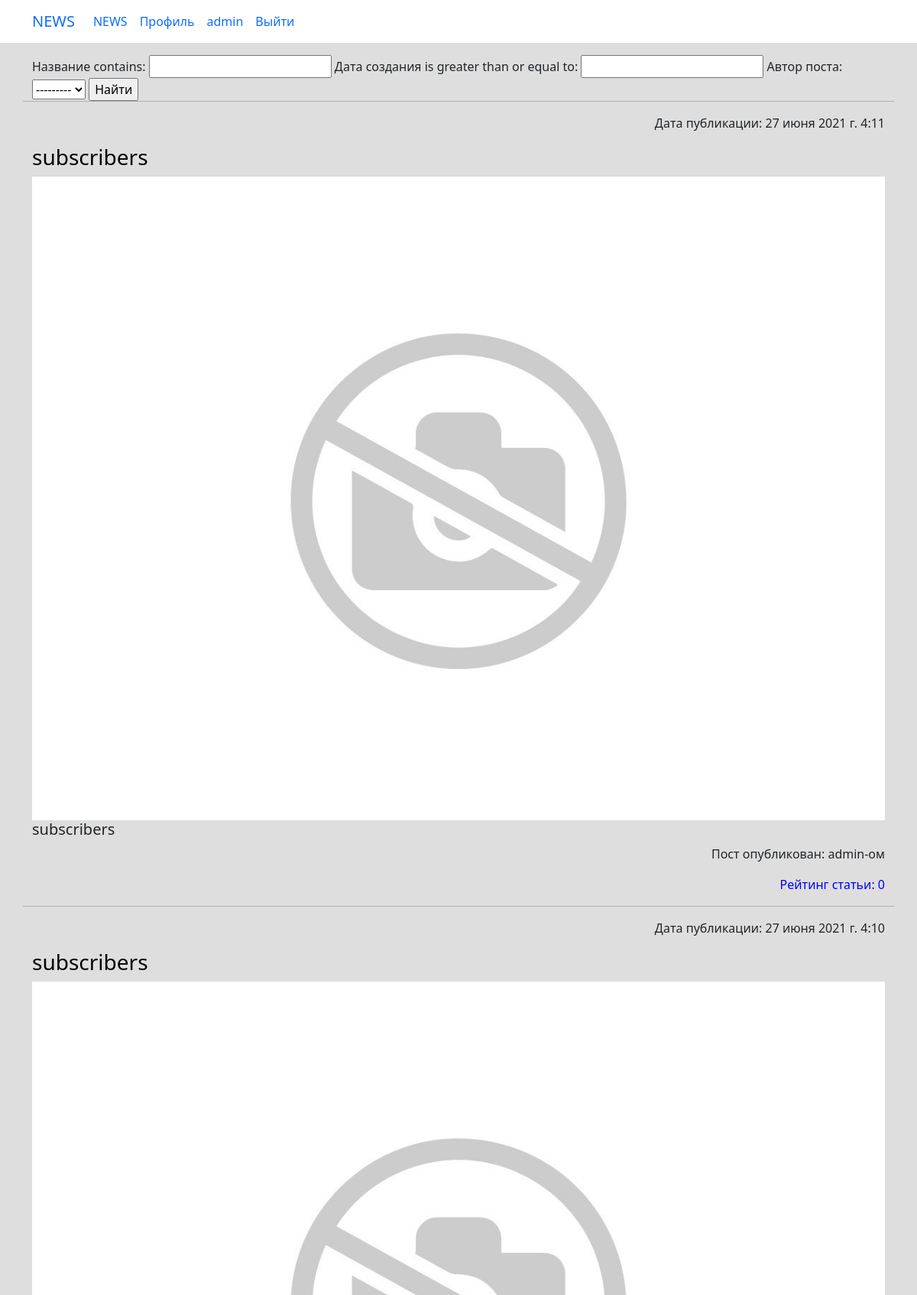
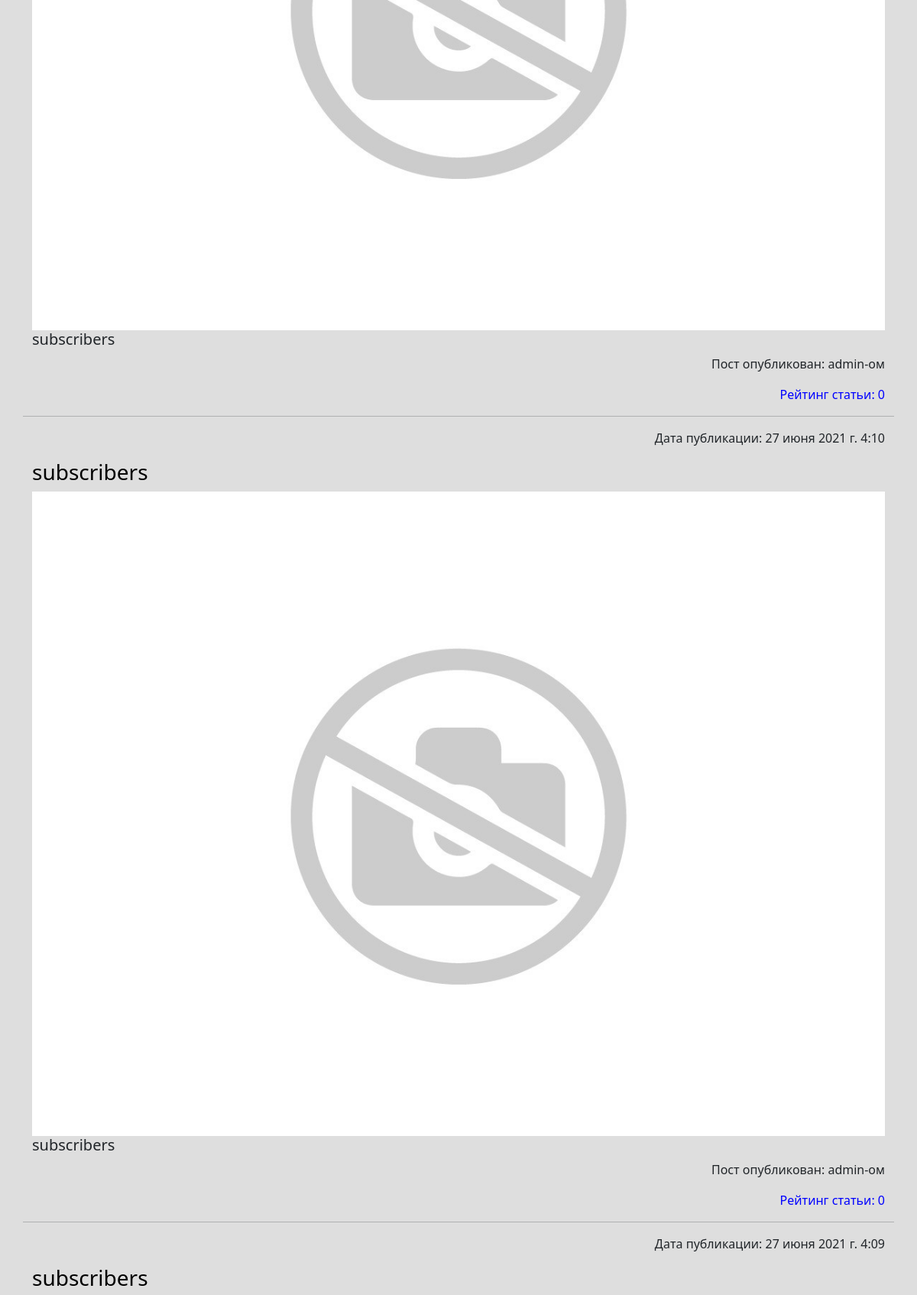
/news/search/ (signed in, upper part), run on the app's committed database (2 pictures, top to bottom).
### news/models.py (models this page shows, shortened)
class Post(models.Model):
    PostAuthor = models.ForeignKey(Author, on_delete=models.CASCADE, verbose_name='Автор поста')
    PostNews = 'PN'
    PostArticle = 'PA'
    POSITIONS = [
        (PostArticle, 'Статья'),
        (PostNews, 'Новость'),
    ]
    postCategory = models.ManyToManyField(Category, verbose_name='Категория поста',  through='PostCategory')
    title = models.CharField(max_length=50, verbose_name='Название')
    positions = models.CharField(max_length=2, choices=POSITIONS, default=PostArticle, verbose_name='Тип поста')
    category_id = models.ForeignKey(Category, verbose_name='Категория', null=True, on_delete=models.CASCADE, related_name='category_id')
    data = models.DateTimeField(auto_now_add=True, verbose_name='Дата создания')
    data_update = models.DateTimeField(auto_now=True, verbose_name='Дата редактирования')
    photo = models.ImageField(upload_to='photos/%Y/%m/%d/', verbose_name='Фото', blank=True, default='/photos/def/1.jpg/')
    previewName = models.CharField(max_length=128, verbose_name='Превью поста')
    text = models.TextField(verbose_name='Текст поста')
    rating = models.SmallIntegerField(default=0, verbose_name='Рейтинг')
    public = models.BooleanField(default=True, verbose_name='Опубликовано')
    class Meta:
        verbose_name = 'Пост'
        verbose_name_plural = 'Посты'

class Author(models.Model):
    authorUser = models.OneToOneField(User, on_delete=models.CASCADE)
    authorRaitng = models.SmallIntegerField(default=0)
    def __str__(self):
        return str(self.authorUser)
    class Meta:
        verbose_name = 'Автор'
        verbose_name_plural = 'Авторы'

### news/views.py (the view)
# urls.py: path('search/', newSearch.as_view(), name='news_search'),
class newSearch(LoginRequiredMixin, PermissionRequiredMixin, ListView):
    model = Post
    template_name = 'new_search.html'
    context_object_name = 'newsearch'
    ordering = '-data'
    permission_required = 'news.view_post'
    def get_context_data(self, **kwargs):
        context = super().get_context_data(**kwargs)
        context['filter'] = newsFilter(self.request.GET, queryset=self.get_queryset())
        return context

### news/templatetags/custom_filters.py (called while the page is built)
@register.filter(name='censor_filter')
def censor_filter(value):
    for i in bad_words:
        value = value.lower()
        value = value.replace(i, '***')
    return value

### templates/new_search.html (shortened to what this page needs)
<!DOCTYPE html>
<html lang="en">
<head> {% extends 'flatpages/base.html' %} {% load custom_filters %}
{%block content%}
    <form method="GET">
    {{ filter.form }}
    <input type="submit" value="Найти">
    </form>
    <hr>
    {% for new in filter.qs %}
    <p style="text-align: right;">Дата публикации: {{new.data}}</p>
    <h3><span style="color: #000000;"><a style="color: #000000;" href="{% url 'news_detail' new.id %}">{{new.title|censor_filter}}</a></span></h3>
    <br>
    {%if new.photo%}
        <img src="{{new.photo.url}}" width="350">
    {%endif%}
    <br>
    <h5>{{new.text|truncatechars:50|censor_filter}}</h5>
    <p style="text-align: right;">Пост опубликован: {{new.PostAuthor}}-ом</p>
    <p style="text-align: right;"><span style="text-align: right; color: #0000ff;">Рейтинг статьи: {{new.rating}}</span></p>
    <hr>
    {% endfor %}
{%endblock content%}

### data on the page
Post: data "27 июня 2021 г. 4:11", title|censor_filter "subscribers", photo (picture), text|censor_filter "subscribers", PostAuthor "admin", rating "0"
Post: data "27 июня 2021 г. 4:10", title|censor_filter "subscribers", photo (picture), text|censor_filter "subscribers", PostAuthor "admin", rating "0"
Post: data "27 июня 2021 г. 4:10", title|censor_filter "subscribers", photo (picture), text|censor_filter "subscribers", PostAuthor "admin", rating "0"
Post: data "27 июня 2021 г. 4:09", title|censor_filter "subscribers"
